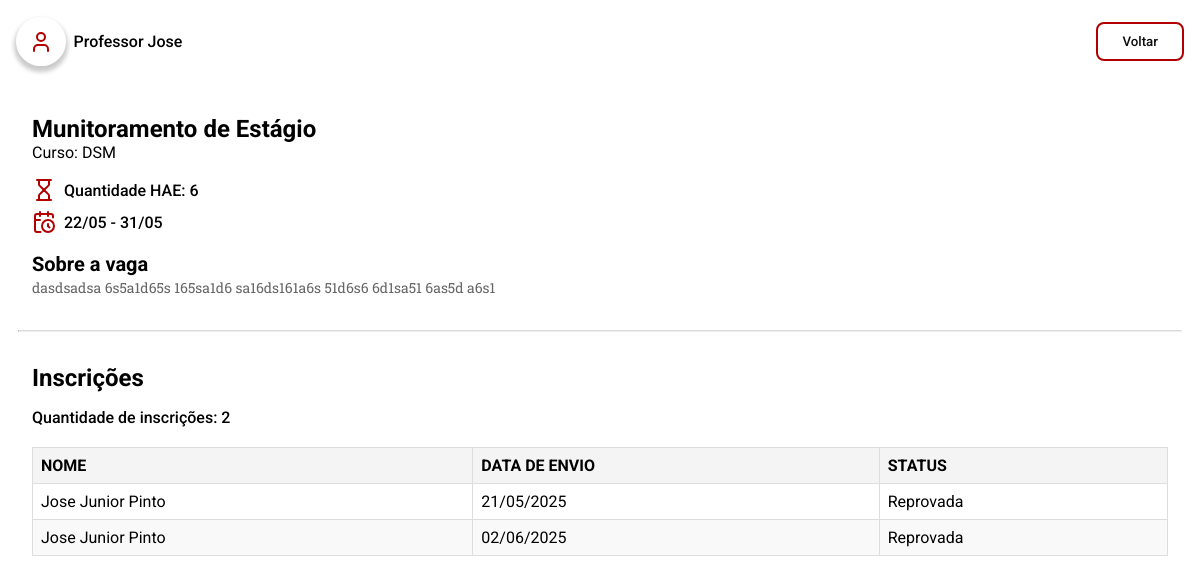
Screenshot of /pages/admin/preview/hae.admin.php?id=1 (signed in) with the database file from the repository.
### tables this page shows
CREATE TABLE `tb_hae` (
  `id_hae` int NOT NULL,
  `titulo` varchar(60) NOT NULL,
  `tip_hae` varchar(30) NOT NULL,
  `quant_hae` int NOT NULL,
  `descricao` varchar(500) NOT NULL,
  `data_inicio` date NOT NULL,
  `data_final` date NOT NULL
);

CREATE TABLE `tb_inscricao` (
  `id_inscricao` int NOT NULL,
  `id_docente` int DEFAULT NULL,
  `id_hae` int DEFAULT NULL,
  `data_envio` datetime NOT NULL,
  `quant_hae` int DEFAULT NULL,
  `outras_fatecs` int DEFAULT NULL,
  `id_projeto` int DEFAULT NULL,
  `status` enum('Pendente','Em análise','Aprovada','Reprovada') NOT NULL DEFAULT 'Pendente'
);

CREATE TABLE `tb_docente` (
  `id_docente` int NOT NULL,
  `nome` varchar(60) NOT NULL,
  `RG` varchar(12) NOT NULL,
  `email` varchar(100) NOT NULL,
  `matricula` int NOT NULL,
  `turno` varchar(8) NOT NULL,
  `senha` varchar(25) NOT NULL,
  `cargo` enum('Professor','Coordenador','Secretaria','Diretor') NOT NULL,
  `outras_fatecs` int DEFAULT NULL,
  `curso` varchar(4) DEFAULT NULL
);

### server/model/HAE.php (called while the page is built, shortened)
<?php
include_once __DIR__ . "/Database.php";
class HAE
{
    public Database $db;
    public function __construct($id_hae = null, $titulo = '', $descricao = '', $data_inicio = '', $data_final = '', $quant_hae = 0, $tip_hae = '')
    {
        $this->db = new Database();
        $this->db->connect_to();
        if ($id_hae !== null) {
            $this->titulo = $titulo;
            $this->descricao = $descricao;
            $this->data_inicio = $data_inicio;
            $this->data_final = $data_final;
            $this->quant_hae = $quant_hae;
            $this->tip_hae = $tip_hae;
        }
    }
    public function getHAEById(int $id_hae): ?HAE
    {
        $query = "SELECT * FROM tb_hae WHERE id_hae = :id_hae";
        $stmt = $this->db->get_PDO()->prepare($query);
        $stmt->bindParam(':id_hae', $id_hae);
        $stmt->execute();
        $result = $stmt->fetch(PDO::FETCH_ASSOC);
        if ($result) {
            return new self(
                $result['id_hae'],
                $result['titulo'],
                $result['descricao'],
                $result['data_inicio'],
                $result['data_final'],
                $result['quant_hae'],
                $result['tip_hae']
            );
        }
        return null;
    }
}

### server/model/Database.php (called while the page is built, shortened)
<?php
class Database
{
    private string $host = 'localhost';
    private string $db   = 'pi_fatec';
    private string $user = 'root';
    private string $pass = 'root';
    private string $charset = 'utf8mb4';
    private PDO | null $pdo = null;
    public function connect_to()
    {
        $dsn = "mysql:host={$this->host};dbname={$this->db};charset={$this->charset}";
        try {
            $this->pdo = new PDO($dsn, $this->user, $this->pass);
            $this->pdo->setAttribute(PDO::ATTR_ERRMODE, PDO::ERRMODE_EXCEPTION);
        } catch (PDOException $e) {
            echo "❌ Connection failed: " . $e->getMessage();
        }
    }
    public function is_connected()
    {
        return isset($this->pdo);
    }
    public function get_PDO(): PDO | null
    {
        return $this->is_connected() ? $this->pdo : null;
    }
}

### server/model/Inscricao.php (called while the page is built, shortened)
<?php
include_once __DIR__ . "/Database.php";
class Inscricao
{
    public Database $db;
    public function __construct($id_inscricao = null, $id_docente = null, $id_hae = null, $id_projeto = null, $data_envio = '', $quant_hae = 0, $outras_fatecs = 0, $status = 'Pendente')
    {
        $this->db = new Database();
        $this->db->connect_to();
    }
    public function countSubscriptions($id_hae)
    {
        $query = "SELECT COUNT(*) as count FROM tb_inscricao WHERE id_hae = :id_hae";
        $stmt = $this->db->get_PDO()->prepare($query);
        $stmt->bindParam(':id_hae', $id_hae);
        $stmt->execute();
        $result = $stmt->fetch(PDO::FETCH_ASSOC);
        return $result['count'];
    }
    public function getMySubscriptionsByHae($id_hae)
    {
        $query = "SELECT i.*, d.*, h.* FROM tb_inscricao i JOIN tb_docente d ON i.id_docente = d.id_docente JOIN tb_hae h ON i.id_hae = h.id_hae WHERE i.id_hae = :id_hae";
        $stmt = $this->db->get_PDO()->prepare($query);
        $stmt->bindParam(':id_hae', $id_hae);
        $stmt->execute();
        $result = $stmt->fetchAll(PDO::FETCH_ASSOC);
        if ($result) {
            return $result;
        } else {
            return [];
        }
    }
}

### pages/admin/preview/hae.admin.php (the view, shortened to what this page needs)
<?php
require_once __DIR__ . "/../../../server/model/HAE.php";
require_once __DIR__ . "/../../../server/model/Inscricao.php";
if (isset($_GET['id'])) {
  $id = $_GET['id'];
  $id = intval($id);
  $hae = new HAE();
  $hae = $hae->getHAEById($id);
  $inscricao = new Inscricao();
  $inscricao = $inscricao->countSubscriptions($id);
}
?>
<!DOCTYPE html>
<html lang="pt-br">
<head>
  <link rel="stylesheet" href="../../../styles/components.css" />
  <link rel="stylesheet" href="../../../styles/formulario.css" />
  <link rel="stylesheet" href="../../../styles/global.css" />
  <link rel="stylesheet" href="../../../styles/edital.resultado.css" />
</head>
<body>
  <header-fatec data-button-title="Voltar" data-button-href="../haes.admin.php"></header-fatec>
  <section id="hae-section">
    <div id="hae-container">
      <div>
        <h1><?php echo $hae->titulo; ?></h1>
        <p>Curso: <?php echo $hae->tip_hae; ?></p>
      </div>
      <div class="hae-container-header">
        <span class="hae-container-header-info">
          <img src="../../../public/icons/hourglass.svg" alt="" />
          <p>Quantidade HAE: <?php echo $hae->quant_hae; ?></p>
        </span>
        <span class="hae-container-header-info">
          <img src="../../../public/icons/calendar-clock.svg" alt="" />
          <p><?php echo date('d/m', strtotime($hae->data_inicio)); ?> - <?php echo date("d/m", strtotime($hae->data_final)); ?></p>
        </span>
      </div>
    </div>
    <div id="about-container">
      <h3>Sobre a vaga</h3>
      <p><?php echo $hae->descricao; ?></p>
    </div>
  </section>
  <hr />
  <main>
    <div class="table-container">
      <div id="hae-container">
        <h2>Inscrições</h2>
        <p>Quantidade de inscrições: <?php echo $inscricao; ?></p>
      </div>
      <table class="hae-table">
        <thead>
          <tr>
            <th>Nome</th>
            <th>Data de envio</th>
            <th>Status</th>
          </tr>
        </thead>
        <tbody>
          <?php
          $inscricao = new Inscricao();
          $inscricao = $inscricao->getMySubscriptionsByHae($id);
          foreach ($inscricao as $i) {
            echo "<tr>";
            echo "<td>" . $i['nome'] . "</td>";
            echo "<td>" . date("d/m/Y", strtotime($i['data_envio'])) . "</td>";
            echo "<td>" . $i['status'] . "</td>";
            echo "</tr>";
          }
          ?>
        </tbody>
      </table>
    </div>
  </main>
</body>
</html>

### styles/formulario.css (style rules this page uses)
#hae-section, #form-section { display: flex; flex-direction: column; padding: 2rem; }
#hae-container { display: flex; flex-direction: column; gap: 1rem; font-family: "Roboto", sans-serif; }
#hae-container > p { font-weight: 500; }
.hae-container-header { display: flex; flex-direction: column; gap: 0.5rem; }
.hae-container-header-info { display: flex; align-items: center; gap: 0.5rem; font-weight: 500; }
#about-container { margin-top: 1rem; }
#about-container h3 { font-size: var(--text-xl-font-size); line-height: var(--text-xl-line-height); font-family: "Roboto", sans-serif; }
#about-container p, #about-container li { font-family: "Roboto Slab"; font-size: var(--text-sm-font-size); line-height: var(--text-sm-line-height); color: var(--fatec-gray-500); }
hr { width: 97%; border-top: 1px solid #dadada; border-radius: 5px; margin: 0 auto; }

### styles/global.css (style rules this page uses)
:root { --fatec-red-400: #d32719; --fatec-red-500: #b20000; --fatec-red-700: #7e0000; --fatec-white-500: #f7f7f2; --fatec-dark-500: #0d0d0d; --fatec-gray-500: #666666; --fatec-gray-300: #dadada; --fatec-blue-500: #005c6d; --fatec-blue-700: #004854; --fatec-lightblue-500: #00c1cf; --fatec-lightblue-600: #00d8e8; --sm: 640px; --md: 768px; --lg: 1024px; --xl: 1280px; --2xl: 1536px; --text-xs-font-size: 0.75rem; --text-sm-font-size: 0.875rem; --text-base-font-size: 1rem; --text-lg-font-size: 1.125rem; --text-xl-font-size: 1.25rem; --text-2xl-font-size: 1.5rem; --text-xs-line-height: 1rem; --text-sm-line-height: 1.25rem; --text-base-line-height: 1.5rem; --text-lg-line-height: 1.75rem; --text-xl-line-height: 1.75rem; }
*::before, *::after { box-sizing: border-box; }
* { padding: 0; margin: 0; box-sizing: border-box; }
body { -webkit-font-smoothing: antialiased; -moz-osx-font-smoothing: grayscale; text-rendering: optimizeLegibility !important; }

### styles/edital.resultado.css (style rules this page uses)
.table-container { overflow: scroll; padding: 1rem; }
@media (min-width: 625px) { .table-container { overflow: hidden; padding: 2rem; } }
.hae-table { width: 100%; border-collapse: collapse; margin: 20px 0; font-size: 16px; text-align: left; font-family: "Roboto", sans-serif; }
.hae-table thead { background-color: #f4f4f4; }
.hae-table th, .hae-table td { border: 1px solid #ddd; padding: 8px; }
.hae-table th { font-weight: bold; text-transform: uppercase; }
.hae-table tbody tr:nth-child(even) { background-color: #f9f9f9; }

### rows the page displays
tb_hae: titulo "Munitoramento de Estágio", tip_hae "DSM", quant_hae "6", data_inicio "22/05", data_final "31/05", descricao "dasdsadsa 6s5a1d65s 165sa1d6 sa16ds161a6s 51d6s6 6d1sa51 6as5d a6s1"
tb_inscricao: id_docente.nome "Jose Junior Pinto", data_envio "21/05/2025", status "Reprovada"
tb_inscricao: id_docente.nome "Jose Junior Pinto", data_envio "02/06/2025", status "Reprovada"

### other values shown
$inscricao "2"
